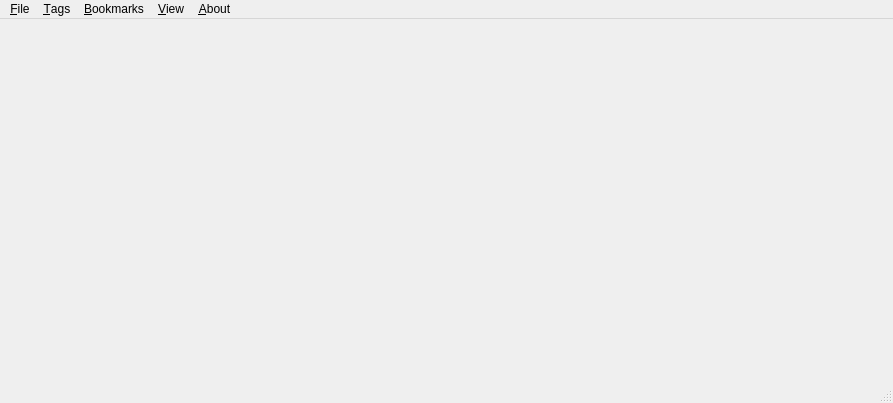
<?xml version="1.0" encoding="UTF-8"?>
<ui version="4.0">
 <class>CMainWindow</class>
 <widget class="QMainWindow" name="CMainWindow">
  <property name="geometry">
   <rect>
    <x>0</x>
    <y>0</y>
    <width>893</width>
    <height>403</height>
   </rect>
  </property>
  <property name="acceptDrops">
   <bool>true</bool>
  </property>
  <property name="windowTitle">
   <string>MainWindow</string>
  </property>
  <property name="windowIcon">
   <iconset resource="../qrc/icons.qrc">
    <normaloff>:/icons/qookmarks.png</normaloff>:/icons/qookmarks.png</iconset>
  </property>
  <widget class="QWidget" name="centralWidget">
   <layout class="QVBoxLayout" name="verticalLayout"/>
  </widget>
  <widget class="QMenuBar" name="menuBar">
   <property name="geometry">
    <rect>
     <x>0</x>
     <y>0</y>
     <width>893</width>
     <height>20</height>
    </rect>
   </property>
   <widget class="QMenu" name="menu_file">
    <property name="title">
     <string>&amp;File</string>
    </property>
    <addaction name="separator"/>
   </widget>
   <widget class="QMenu" name="menu_About">
    <property name="title">
     <string>&amp;About</string>
    </property>
    <addaction name="action_about"/>
    <addaction name="action_aboutQt"/>
   </widget>
   <widget class="QMenu" name="menu_tags">
    <property name="title">
     <string>&amp;Tags</string>
    </property>
   </widget>
   <widget class="QMenu" name="menu_bookmarks">
    <property name="title">
     <string>&amp;Bookmarks</string>
    </property>
   </widget>
   <widget class="QMenu" name="menu_view">
    <property name="title">
     <string>&amp;View</string>
    </property>
    <widget class="QMenu" name="menu_toolbars">
     <property name="title">
      <string>&amp;Toolbars</string>
     </property>
    </widget>
    <addaction name="menu_toolbars"/>
   </widget>
   <addaction name="menu_file"/>
   <addaction name="menu_tags"/>
   <addaction name="menu_bookmarks"/>
   <addaction name="menu_view"/>
   <addaction name="menu_About"/>
  </widget>
  <widget class="QStatusBar" name="statusBar"/>
  <action name="action_quit">
   <property name="text">
    <string>&amp;Quit...</string>
   </property>
  </action>
  <action name="action_import">
   <property name="text">
    <string>&amp;Import chromium bookmarks</string>
   </property>
  </action>
  <action name="action_export">
   <property name="text">
    <string>&amp;Export...</string>
   </property>
  </action>
  <action name="action_about">
   <property name="text">
    <string>&amp;About...</string>
   </property>
  </action>
  <action name="action_aboutQt">
   <property name="text">
    <string>About &amp;Qt...</string>
   </property>
  </action>
 </widget>
 <layoutdefault spacing="6" margin="11"/>
 <resources>
  <include location="../qrc/icons.qrc"/>
 </resources>
 <connections/>
</ui>
